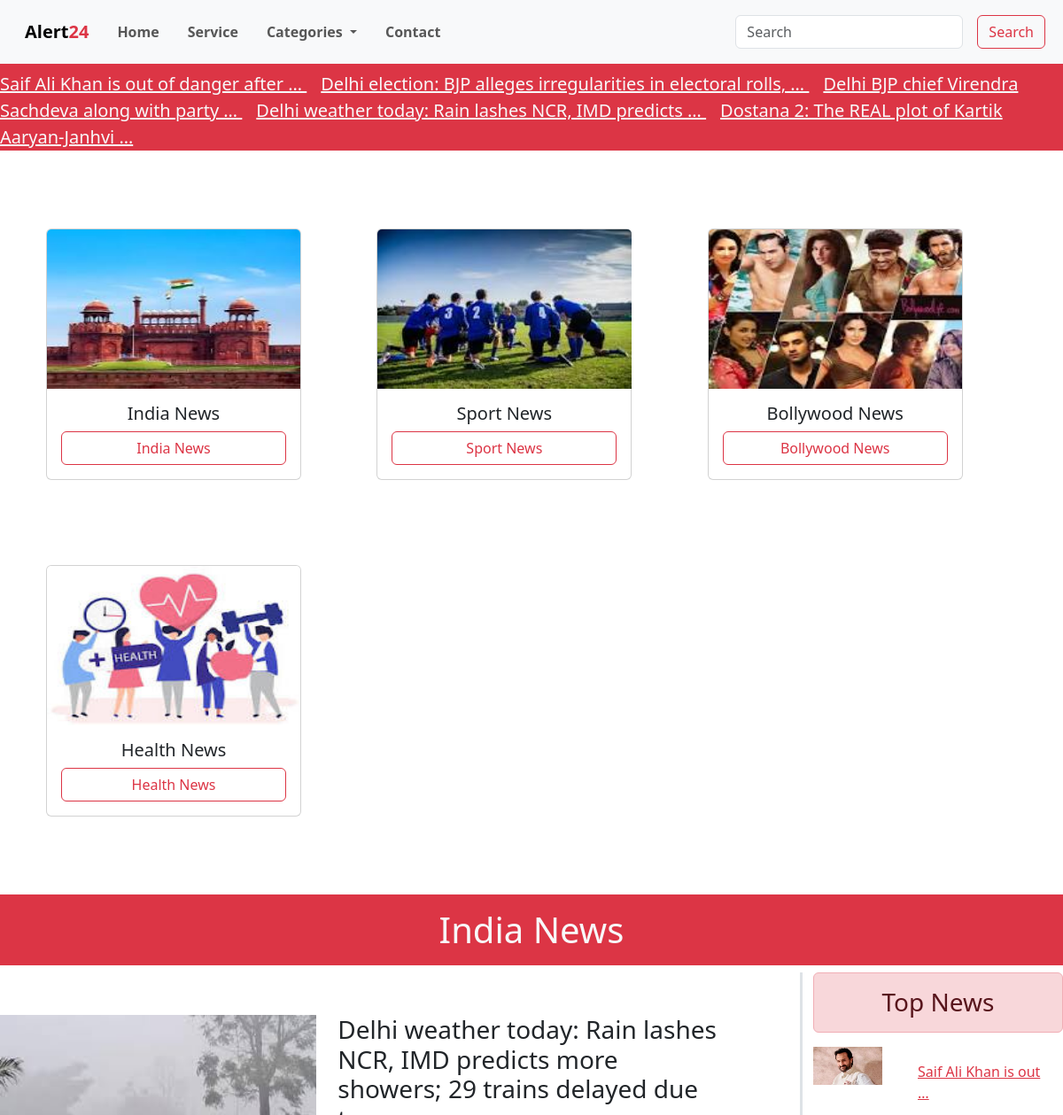
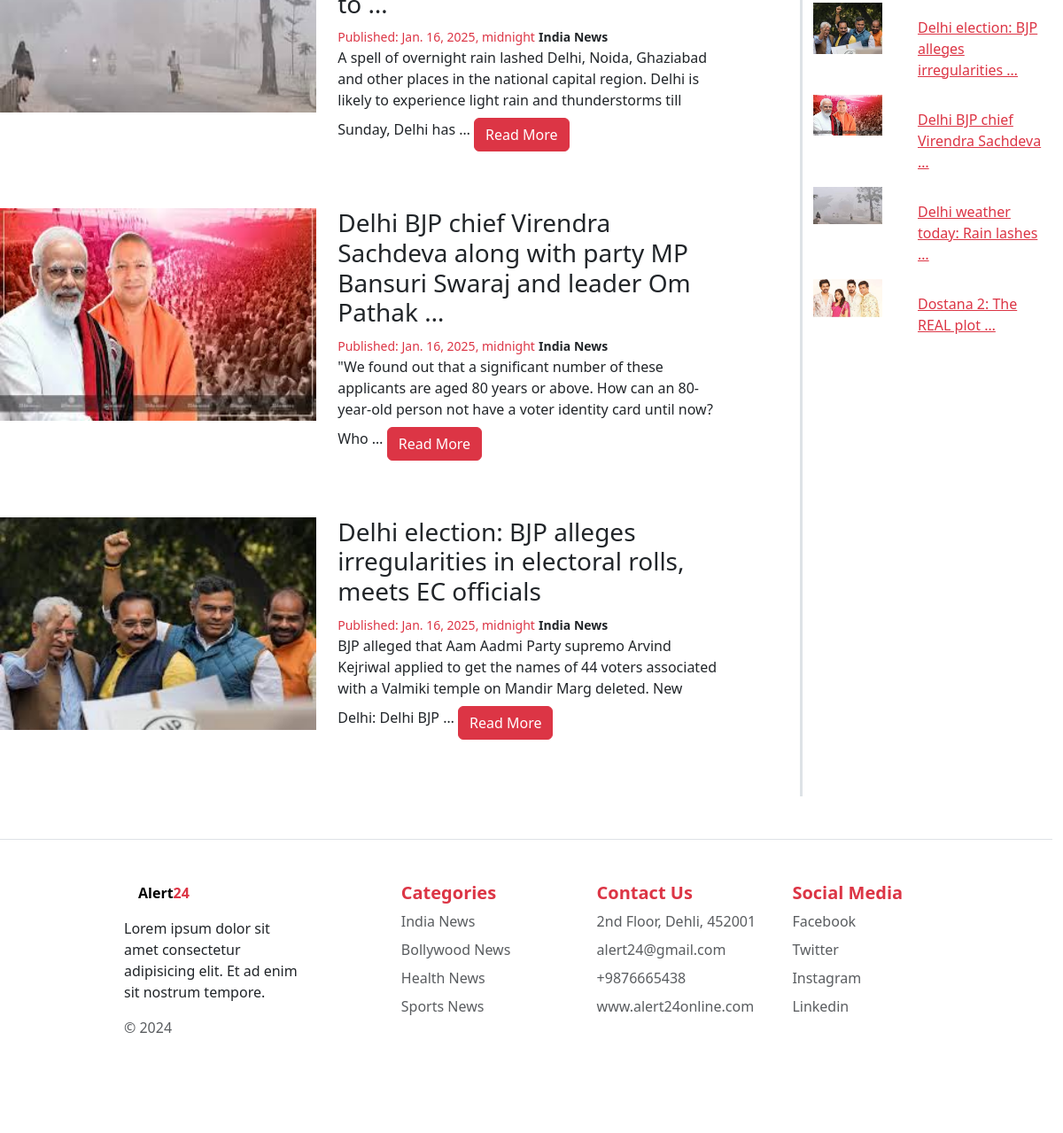
Page /india/ on the committed database (2 pictures, top to bottom).
### app/models.py (models this page shows)
class News(models.Model):
    category = models.ForeignKey(Categories, on_delete=models.CASCADE)
    title = models.CharField(max_length=250)
    description = models.TextField()
    image = models.ImageField(upload_to='news/')
    date = models.DateTimeField(auto_now_add=True)
    class Meta:
        verbose_name_plural = 'News'

class Categories(models.Model):
    title = models.CharField(max_length=250)
    image = models.ImageField(upload_to='category/')
    class Meta:
        verbose_name_plural = 'Category'
    def __str__(self):
        return self.title

### alert24/views.py (the view)
# urls.py: path('india/', views.india, name="india"),
def india(request):
    categry = Categories.objects.all()
    allNews = News.objects.filter(category__title ='India News').order_by('-id')
    topNews = News.objects.all().order_by('id')[:5]
    context = {
        'categories': categry,
         'allNews': allNews,
         'topNews': topNews
         }
    return render (request, 'categories/india.html', context)

### templates/categories/india.html
{% extends "base.html" %}
{% block news %}
 <section class="india news">
    <h1 class="text-center bg-danger text-light py-3">India News</h1>
    <div class="containar">
      <div class="row">
        <div class="col-md-9 border-end border-3">
           {% for news in allNews  %}
            <div class="row my-5">
                <div class="col-md-5">
                  <img src="/media/{{ news.image }}" class="img-fluid" style='width: 90vw; height:30vh;'>
                 </div>
                   <div class="col-md-6">
                       <h3>{{ news.title | truncatewords:15 }}</h3>
                       <small class="text-danger">Published: {{news.date}}</small>
                       <small class=" fw-bold">{{ news.category }}</small>
                       <p>{{news.description | truncatewords:30 }}
                      <a href="" class="btn btn-danger mt-2">Read More</a>
                  </div>
               </div>
          {% endfor %}
          </div>
          <div class="col-md-3">
            <h3 class=" text-center alert alert-danger">Top News</h3>
            {% for news in topNews  %}
            <a href="" class="link-danger">
              <div class="row">
                <div class="col-md-4">
                  <img class='img-fluid' src="/media/{{news.image}}" alt="">
                </div>
                <div class="col-md-8">
                  <p class="m-3">{{ news.title | truncatewords:5 }}</p>
                </div>
              </div>
            </a>
            {% endfor %}
          </div>
        </div>
      </div>
  </section>
{% endblock news %}

### templates/base.html (shortened to what this page needs)
<!DOCTYPE html>
<html lang="en">
<head>
    <link href="https://cdn.jsdelivr.net/npm/bootstrap@5.3.3/dist/css/bootstrap.min.css"
     rel="stylesheet"
>
    <link rel="stylesheet" href="style.css">
</head>
<body>
    <section class="header">
    <nav class="navbar navbar-expand-lg bg-body-tertiary">
        <div class="container-fluid">
          <a class="navbar-brand fw-bolder ms-3" href=" {% url "home" %}">Alert<span class="text-danger" >24</span></a>
          <div class="collapse navbar-collapse" id="navbarSupportedContent">
            <ul class="navbar-nav me-auto mb-2 mb-lg-0">
              <li class="nav-item">
                <a class="nav-link m-2 fw-bold" aria-current="page" href=" {% url "home" %}">Home</a>
              </li>
              <li class="nav-item">
                <a class="nav-link  m-2 fw-bold" href="#">Service </a>
              </li>
              <li class="nav-item dropdown">
                <a class="nav-link dropdown-toggle  m-2 fw-bold" href="#" role="button" data-bs-toggle="dropdown" aria-expanded="false">
                  Categories
                </a>
              </li>
              <li class="nav-item">
                <a class="nav-link m-2 fw-bold" aria-disabled="true">Contact</a>
              </li>
            </ul>
            <form class="d-flex" action="{% url "search" %}" role="search">
              <input class="form-control me-2 m-2" type="search" placeholder="Search" name="search">
              <button class="btn btn-outline-danger m-2" type="submit">Search</button>
            </form>
          </div>
        </div>
      </nav>
      <marquee onmouseover="stop()" onmouseleave="start()" class="bg-danger text-light fs-5 pt-2">
     {% for top in topNews %}
     <a href="" class="me-3 link-light">{{ top.title | truncatewords:8 }} </a>
     {% endfor %}
    </marquee>
      <div class="row" style="margin:40px;">
        {% for categry in categories %}
        <div class="col-md-4 my-5">
          <div class="card" style="width: 18rem;">
            <img src="/media/{{ categry.image }}" class="card-img-top" style="width:17.9rem; height: 180px;" alt="...">
            <div class="card-body">
              <h5 class="card-title text-center">{{ categry.title }}</h5>
              <a href=" " class="btn btn-outline-danger w-100">{{ categry.title }}</a>
            </div>
          </div>
        </div>
        {% endfor %}
      </div>
    </section>
    {% block news %}
    {% endblock news %}
     <footer class="row row-cols-1 row-cols-sm-2 row-cols-md-5 py-5 my-5 border-top w-100 p-5">
        <div class="col mb-3  offset-1">
          <a href="/" class="d-flex align-items-center mb-3 link-body-emphasis
          text-decoration-none fw-bolder ms-3" href="#">Alert<span class="text-danger" >24</span></a>
          <p>Lorem ipsum dolor sit amet consectetur adipisicing elit.
            Et ad enim sit nostrum tempore.
          </p>
          <p class="text-body-secondary">© 2024</p>
        </div>
        <div class="col mb-3 offset-1">
          <h5 class="text-danger fw-bold">Categories</h5>
          <ul class="nav flex-column">
            <li class="nav-item mb-2"><a href="{% url "india" %}" class="nav-link p-0 m-0 text-body-secondary">India News</a></li>
            <li class="nav-item mb-2"><a href="{% url "bollywood" %}" class="nav-link p-0 m-0 text-body-secondary">Bollywood News</a></li>
            <li class="nav-item mb-2"><a href="{% url "health" %}" class="nav-link p-0  m-0 text-body-secondary">Health News</a></li>
            <li class="nav-item mb-2"><a href="{% url "sport" %}" class="nav-link p-0 m-0 text-body-secondary">Sports News</a></li>
          </ul>
        </div>
        <div class="col mb-3">
          <h5 class="text-danger fw-bold">Contact Us</h5>
          <ul class="nav flex-column">
            <li class="nav-item mb-2"><p class="p-0 m-0 text-body-secondary">2nd Floor, Dehli, 452001</p></li>
            <li class="nav-item mb-2"><p  class="p-0 m-0 text-body-secondary">alert24@gmail.com</p></li>
            <li class="nav-item mb-2"><p  class=" p-0 m-0 text-body-secondary">+9876665438</p></li>
            <li class="nav-item mb-2"><p  class=" p-0 m-0 text-body-secondary">www.alert24online.com</p></li>
          </ul>
        </div>
        <div class="col mb-3 ">
          <h5 class="text-danger fw-bold">Social Media</h5>
          <ul class="nav flex-column">
            <li class="nav-item mb-2"><a href="#" class="nav-link m-0 p-0 text-body-secondary">Facebook</a></li>
            <li class="nav-item mb-2"><a href="#" class="nav-link m-0 p-0 text-body-secondary">Twitter</a></li>
            <li class="nav-item mb-2"><a href="#" class="nav-link m-0 p-0 text-body-secondary">Instagram</a></li>
            <li class="nav-item mb-2"><a href="#" class="nav-link m-0 p-0 text-body-secondary">Linkedin</a></li>
          </ul>
        </div>
      </footer>
</body>
</html>

### static/style.css (style rules this page uses)
* { margin: 0%; padding: 0%; }

### rows in the picture
News: title "Saif Ali Khan is out of danger after …", image (picture), title "Saif Ali Khan is out …"
News: title "Delhi election: BJP alleges irregularities in electoral rolls, …", image (picture), title "Delhi election: BJP alleges irregularities in electoral rolls, meets EC officials", date "Jan. 16, 2025, midnight", category "India News", description "BJP alleged that Aam Aadmi Party supremo Arvind Kejriwal applied to get the names of 44 voters associated with a Valmiki temple on Mandir Marg deleted. New Delhi: Delhi BJP …", title "Delhi election: BJP alleges irregularities …"
News: title "Delhi BJP chief Virendra Sachdeva along with party …", image (picture), title "Delhi BJP chief Virendra Sachdeva along with party MP Bansuri Swaraj and leader Om Pathak …", date "Jan. 16, 2025, midnight", category "India News", description "\"We found out that a significant number of these applicants are aged 80 years or above. How can an 80-year-old person not have a voter identity card until now? Who …", title "Delhi BJP chief Virendra Sachdeva …"
News: title "Delhi weather today: Rain lashes NCR, IMD predicts …", image (picture), title "Delhi weather today: Rain lashes NCR, IMD predicts more showers; 29 trains delayed due to …", date "Jan. 16, 2025, midnight", category "India News", description "A spell of overnight rain lashed Delhi, Noida, Ghaziabad and other places in the national capital region. Delhi is likely to experience light rain and thunderstorms till Sunday, Delhi has …", title "Delhi weather today: Rain lashes …"
News: title "Dostana 2: The REAL plot of Kartik Aaryan-Janhvi …", image (picture), title "Dostana 2: The REAL plot …"
Categories: image (picture), title "India News"
Categories: image (picture), title "Sport News"
Categories: image (picture), title "Bollywood News"
Categories: image (picture), title "Health News"
